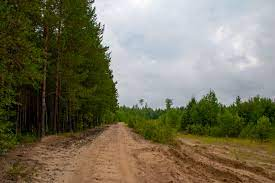
#> input picture 1.jfif, 275 x 183 px
$ python -i 'Practica3 (1).py'   (imports and definitions only)
#> lines starting #> are read from the running program, lines starting #| are printed output that depends on the picture
import random
import cv2
import time
import numpy as np
import collections
from collections import Counter
#import sys, os, random, Image
from matplotlib import pyplot as plt
from PIL import Image, ImageFilter

# [93 lines left out: functions FiltroGaussiano, SalPimienta, Promedio, PromedioPesado, Mediana, not called in this run]

# [14 lines of commented-out code are left out]

def ObtenerVecinos(copia, i, j):
    pixel_list = []
    try:
        pixel_list.append(copia.getpixel((i-1, j-1)))
    except:
        pixel_list.append((0, 0, 0))
    try:
        pixel_list.append(copia.getpixel((i, j-1)))
    except:
        pixel_list.append((0, 0, 0))
    try:
        pixel_list.append(copia.getpixel((i+1, j-1)))
    except:
        pixel_list.append((0, 0, 0))
    try:
        pixel_list.append(copia.getpixel((i-1, j)))
    except:
        pixel_list.append((0, 0, 0))
    try:
        pixel_list.append(copia.getpixel((i, j)))
    except:
        pixel_list.append((0, 0, 0))
    try:
        pixel_list.append(copia.getpixel((i+1, j)))
    except:
        pixel_list.append((0, 0, 0))
    try:
        pixel_list.append(copia.getpixel((i-1, j+1)))
    except:
        pixel_list.append((0, 0, 0))
    try:
        pixel_list.append(copia.getpixel((i, j+1)))
    except:
        pixel_list.append((0, 0, 0))
    try:
        pixel_list.append(copia.getpixel((i+1, j+1)))
    except:
        pixel_list.append((0, 0, 0))
    return pixel_list

def Moda(nombre):
#> called with nombre = '1.jfif'
    tiempo_de_inicio = time.time()
    img = Image.open(nombre)
#> img is the input picture: PIL image 275x183 RGB; mean R, G, B 119.2, 114, 93
    img.show()
    Histograma(img)
#> in Histograma, `im = im.convert('L')`:
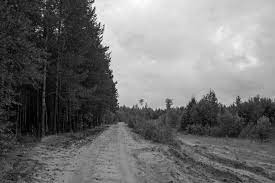
#> im: PIL image 275x183 L; min 0, max 254, mean 113.1
#> in Histograma, `maxd = max(a)`: maxd = 254
#> the loop in Histograma, `for i in range(total - 1):` made 50324 passes
#> valor on passes 1 to 3: 27, 41, 36
#> after the loop in Histograma, `for i in range(total - 1):`: vec = 255 values, max 553 at index 212, min 4 at index 253, mean 197.3
#> in Histograma, `plt.show()`:
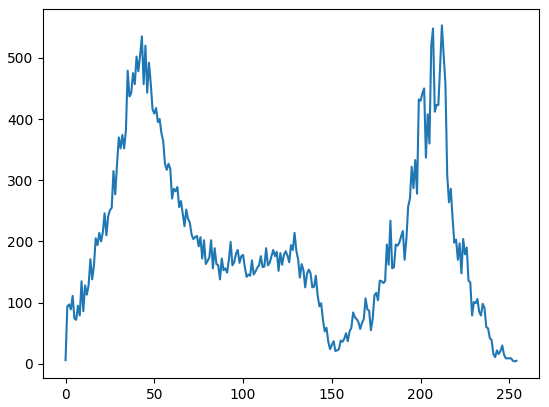
#> figure drawn by matplotlib, 1 panel; curve peaks at x = 212, y = 553

    copia = Image.new('RGB', img.size)
#> copia: PIL image 275x183 RGB; every value is 0
    datosImg = Image.Image.getdata(img)
    copia.putdata(datosImg)
    ancho, alto = img.size
#> ancho = 275; alto = 183

    for i in range(ancho):
        for j in range(alto):
            r, g, b = copia.getpixel((i,j))
            x = (r + g + b) / 3
            intx = int (x)
            pixel = tuple ([intx, intx, intx])
            copia.putpixel((i,j), pixel)

    for i in range(ancho):
        for j in range(alto):
            vecindades = ObtenerVecinos(img, i, j)
            moda = Counter(vecindades).most_common()[0][0]
            r, g, b = moda
            pixel = tuple([r, g, b])
            copia.putpixel((i, j), pixel)
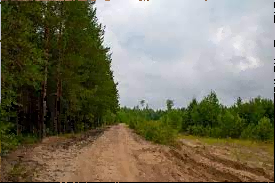
#> copia: PIL image 275x183 RGB; mean R, G, B 118.2, 113.3, 92.8

    copia.show()
    copia.save("Moda.jpg")
    Histograma(copia)
#> in Histograma (call 2), `im = im.convert('L')`:
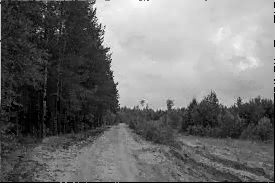
#> im: PIL image 275x183 L; min 0, max 254, mean 112.4
#> the loop in Histograma (call 2), `for i in range(total - 1):` made 50324 passes
#> valor on passes 1 to 3: 189, 74, 75
#> after the loop in Histograma (call 2), `for i in range(total - 1):`: vec = 255 values, max 577 at index 43, min 1 at index 252, mean 197.3
#> in Histograma (call 2), `plt.show()`:
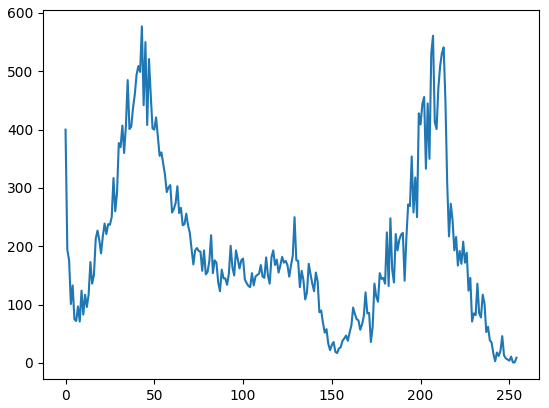
#> figure drawn by matplotlib, 1 panel; curve peaks at x = 43, y = 577
    tiempo_de_terminacion = time.time()
    print ("Abrir la imagen tardo: ", tiempo_de_terminacion - tiempo_de_inicio, " segundos")

# [69 lines left out: functions Maximo, Minimo, not called in this run]

def Histograma(im):
    im = im.convert('L')
    [ren, col] = im.size
    total = ren * col
    a = np.asarray(im, dtype = np.float32)
    a = a.reshape(1, total)
    a = a.astype(int)
    a = max(a)
    valor = 0
    maxd = max(a)
    grises = maxd
    vec = np.zeros(grises + 1)
    for i in range(total - 1):
        valor = a[i]
        vec[valor] = vec[valor] + 1
    plt.plot(vec)
    plt.show()

# [34 lines not run here, left out]
    #else:

>>> result = Moda('1.jfif')

$ run again, on CMA-x1.jpg
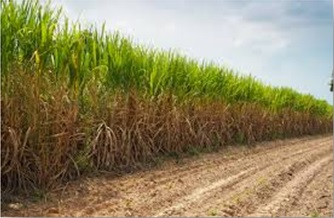
#> input picture CMA-x1.jpg, 334 x 218 px
#> in Moda, img is the input picture: PIL image 334x218 RGB; mean R, G, B 143.8, 133.8, 97.2
#> maxd = 250
#> the loop in Histograma, `for i in range(total - 1):` made 72811 passes
#> valor on passes 1 to 3: 172, 103, 125
#> after the loop in Histograma, `for i in range(total - 1):`: vec = 251 values, max 815 at index 233, min 0 at index 0, mean 290.1
#> in Histograma (call 2), `im = im.convert('L')`:
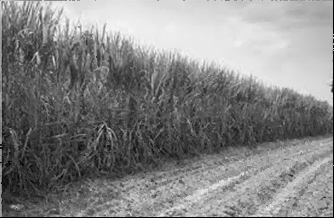
#> im: PIL image 334x218 L; min 0, max 250, mean 131.8
#> the loop in Histograma (call 2), `for i in range(total - 1):` made 72811 passes
#> valor on passes 1 to 3: 164, 220, 194
#> after the loop in Histograma (call 2), `for i in range(total - 1):`: vec = 251 values, max 818 at index 233, min 0 at index 1, mean 290.1
#> in Histograma (call 2), `plt.show()`:
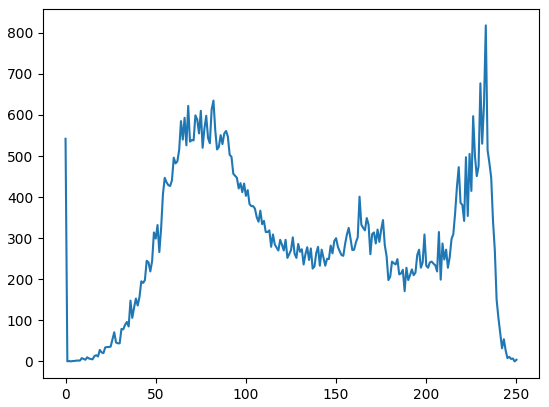
#> figure drawn by matplotlib, 1 panel; curve peaks at x = 233, y = 818
